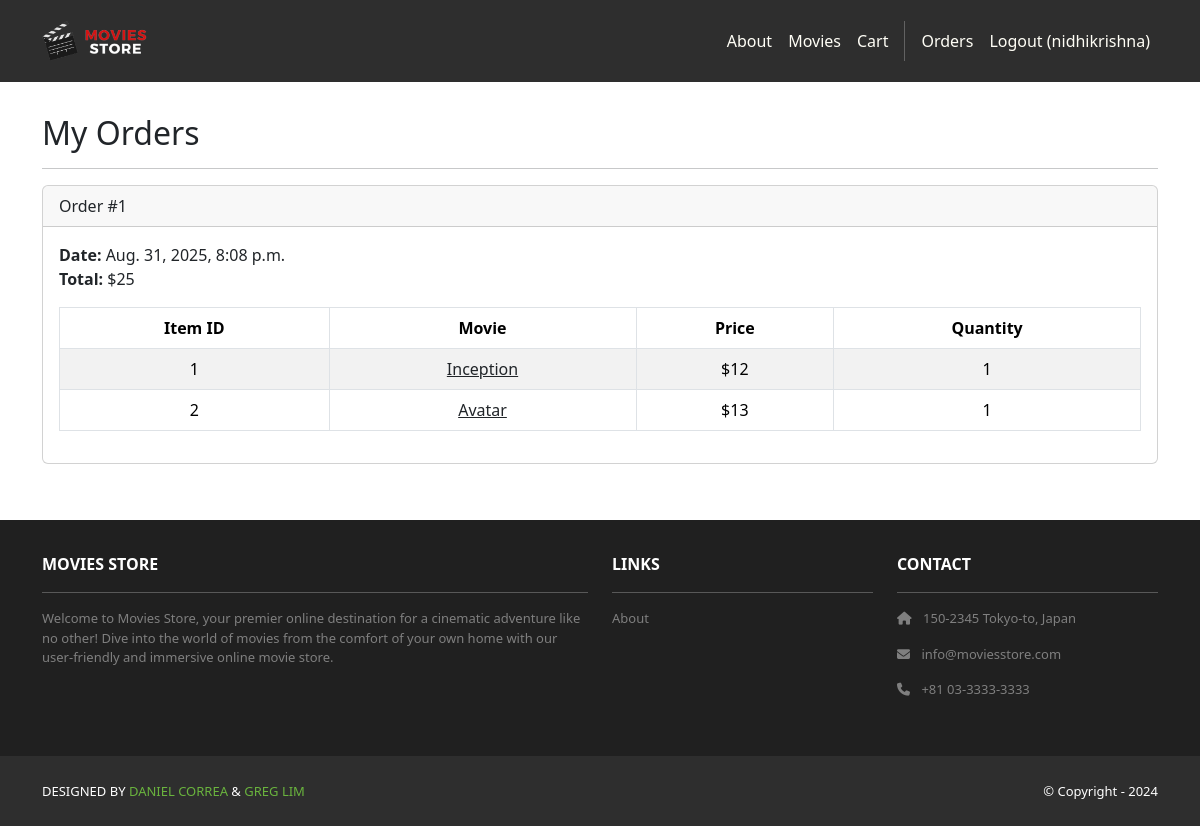
/accounts/orders/ (signed in), run on an earlier commit of the app's database.
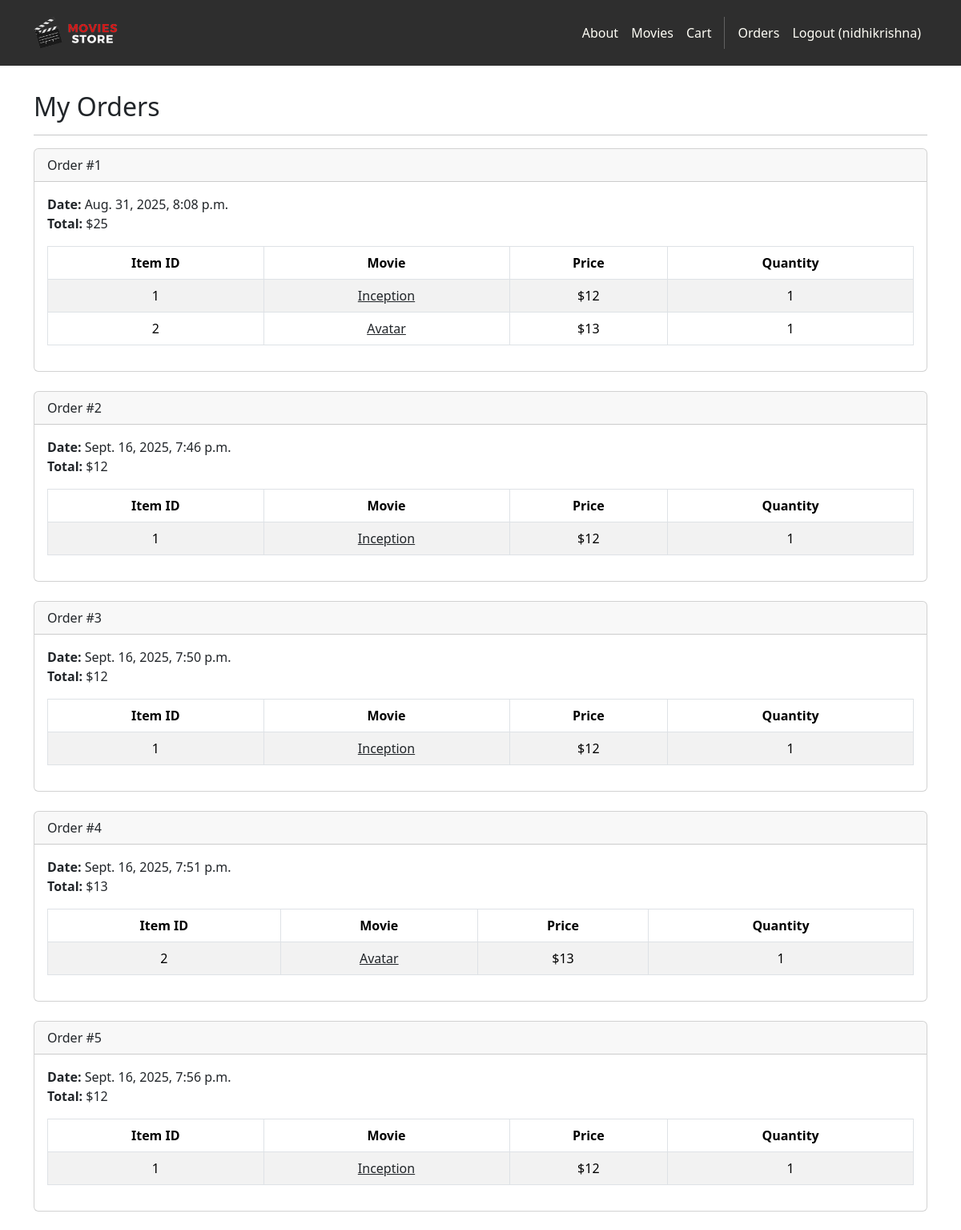
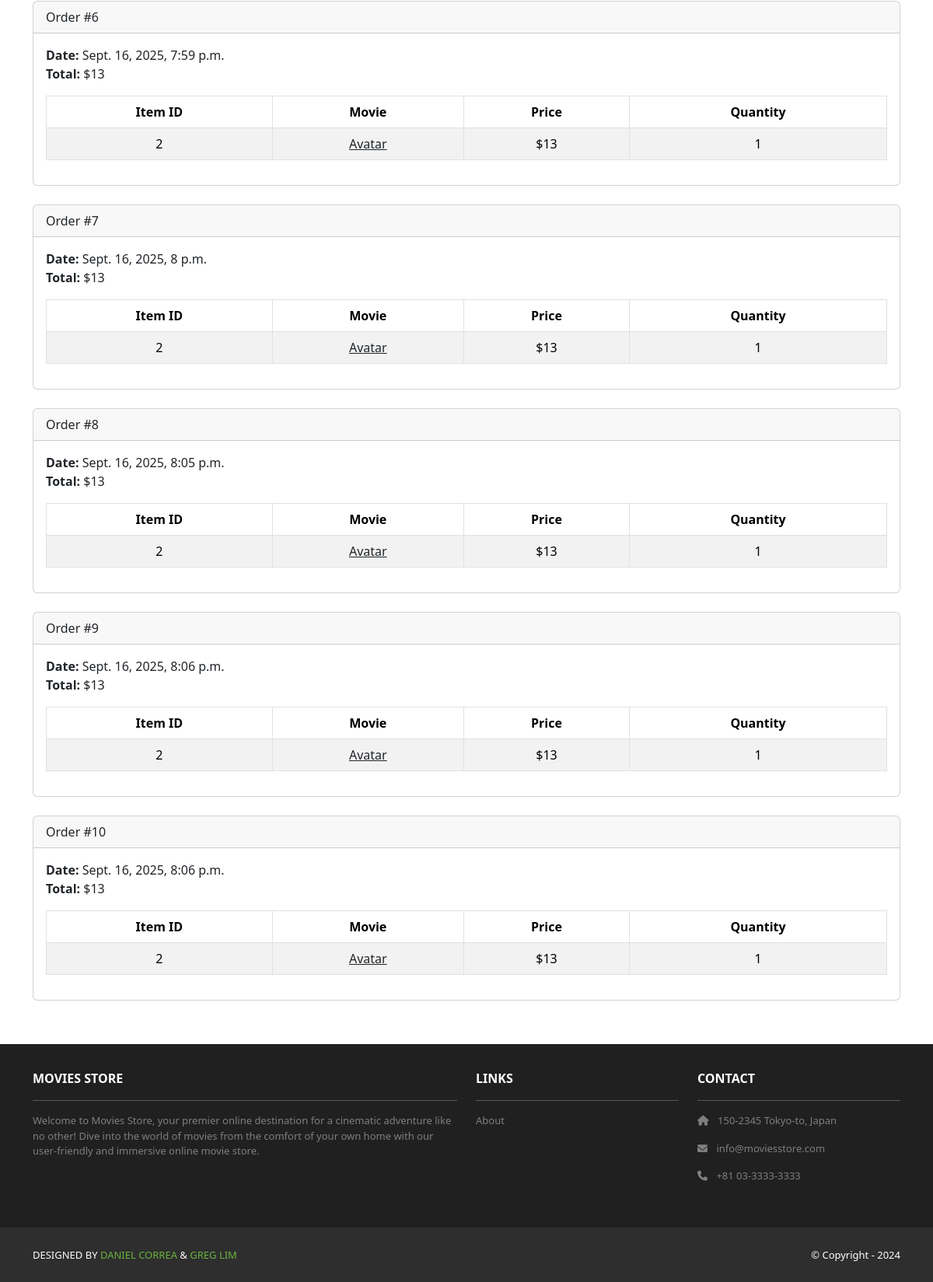
And on a later commit of the database (2 pictures, top to bottom).
### cart/models.py (models this page shows, shortened)
class Order(models.Model):
    id = models.AutoField(primary_key=True)
    total = models.IntegerField()
    date = models.DateTimeField(auto_now_add=True)
    user = models.ForeignKey(User, on_delete=models.CASCADE)

class Item(models.Model):
    id = models.AutoField(primary_key=True)
    price = models.IntegerField()
    quantity = models.IntegerField()
    order = models.ForeignKey(Order, on_delete=models.CASCADE)
    movie = models.ForeignKey(Movie, on_delete=models.CASCADE)

### movies/models.py (models this page shows, shortened)
class Movie(models.Model):
    id = models.AutoField(primary_key=True)
    name = models.CharField(max_length=255)
    price = models.IntegerField()
    description = models.TextField()
    image = models.ImageField(upload_to='movie_images/')

### accounts/views.py (the view)
# urls.py: path('orders/', views.orders, name='accounts.orders'),
@login_required
def orders(request):
    template_data = {}
    template_data['title'] = 'Orders'
    template_data['orders'] = request.user.order_set.all()
    return render(request, 'accounts/orders.html',
        {'template_data': template_data})

### accounts/templates/accounts/orders.html
{% extends 'base.html' %}
{% block content %}
<div class="p-3">
  <div class="container">
    <div class="row mt-3">
      <div class="col mx-auto mb-3">
        <h2>My Orders</h2>
        <hr />
        {% for order in template_data.orders %}
        <div class="card mb-4">
          <div class="card-header">
            Order #{{ order.id }}
          </div>
          <div class="card-body">
            <b>Date:</b> {{ order.date }}<br />
            <b>Total:</b> ${{ order.total }}<br />
            <table class="table table-bordered table-striped text-center mt-3">
              <thead>
                <tr>
                  <th scope="col">Item ID</th>
                  <th scope="col">Movie</th>
                  <th scope="col">Price</th>
                  <th scope="col">Quantity</th>
                </tr>
              </thead>
              <tbody>
                {% for item in order.item_set.all %}
                <tr>
                  <td>{{ item.movie.id }}</td>
                  <td>
                    <a class="link-dark" href="{% url 'movies.show' id=item.movie.id %}">
                      {{ item.movie.name }}
                    </a>
                  </td>
                  <td>${{ item.movie.price }}</td>
                  <td>{{ item.quantity }}</td>
                </tr>
                {% endfor %}
              </tbody>
            </table>
          </div>
        </div>
        {% endfor %}
      </div>
    </div>
  </div>
</div>
{% endblock content %}

### moviesstore/templates/base.html (shortened to what this page needs)
<!DOCTYPE html>
<html>
    {% load static %}
    <link href=
      "https://cdn.jsdelivr.net/npm/bootstrap@5.3.3/dist/css/bootstrap.min.css" rel="stylesheet">
    <link rel= "stylesheet"  href="https://cdnjs.cloudflare.com/ajax/libs/font-awesome/6.1.1/css/all.min.css">
    <link rel="stylesheet" type="text/css" href="{% static 'css/style.css' %}">
  </head>
  <body>
     <nav class="p-3 navbar navbar-dark bg-dark navbar-expand-lg">
      <div class="container">
        <a class="navbar-brand" href="{% url 'home.index' %}">
          <img src="{% static 'img/logo.png' %}" alt="logo" height="40" />
        </a>
        <div class="collapse navbar-collapse" id="navbarNavAltMarkup">
          <div class="navbar-nav ms-auto navbar-ml">
            <a class="nav-link" href="{% url 'home.about' %}">About</a>
            <a class="nav-link" href="{% url 'movies.index' %}">Movies</a>
            <a class="nav-link" href="{% url 'cart.index' %}">Cart</a>
            {% if user.is_authenticated %}
            <a class="nav-link" href="{% url 'accounts.orders' %}">Orders </a>
            <a class="nav-link" href="{% url 'accounts.logout' %}">Logout ({{ user.username }})</a>
            {% else %}
            <a class="nav-link" href="{% url 'accounts.login' %}">Login</a>
            <a class="nav-link" href="{% url 'accounts.signup' %}">
              Sign Up
            </a>
            {% endif %}
          </div>
        </div>
      </div>
    </nav>
    <div>
      {% block content %}
      {% endblock content %}
    </div>
     <section class="p-3 ms-footer d-none d-md-block">
      <div class="container">
        <div class="row mt-3 text-white">
          <div class="col-md-6 col-lg-6 col-xl-6 mx-auto mb-4">
            <b>MOVIES STORE</b>
            <hr />
            <p>Welcome to Movies Store, your premier online destination for a cinematic
              adventure like no other! Dive into the world of movies from the comfort of your own home with our user-friendly
              and immersive online movie store.</p>
          </div>
          <div class="col-md-3 col-lg-3 col-xl-3 mx-auto mb-4">
            <b>LINKS</b>
            <hr />
            <p><a class="nav-link" href="{% url 'home.about' %}">About</a></p>
          </div>
          <div class="col-md-3 col-lg-3 col-xl-3 mx-auto mb-4">
            <b>CONTACT</b>
            <hr />
            <p><i class="fas fa-home me-2"></i> 150-2345 Tokyo-to, Japan</p>
            <p><i class="fas fa-envelope me-2"></i> info@moviesstore.com</p>
            <p><i class="fas fa-phone me-2"></i> +81 03-3333-3333</p>
          </div>
        </div>
      </div>
    </section>
    <section class="p-3 ms-footer-bottom bg-dark">
      <div class="container d-flex justify-content-between">
        <div class="me-5 text-white">
          <span>DESIGNED BY <a href="https://www.x.com/danielgarax" target="_blank">DANIEL CORREA</a> &
            <a href="https://www.x.com/greglim81" target="_blank">GREG LIM</a>
          </span>
        </div>
        <div class="text-white">
          <span>© Copyright - 2024</span>
        </div>
      </div>
    </section>
  </body>
</html>
</html>

### moviesstore/static/css/style.css (style rules this page uses)
.navbar a.nav-link { color: #FFFEF6 !important; }
.bg-dark { background-color: #2E2E2E !important; }
.ms-footer { background-color: #202020; }
.ms-footer p { color: #7F7F7F; font-size: 13px; }
.ms-footer-bottom span { font-size: 13px; line-height: 38px; }
.ms-footer-bottom a { color: #6ab43e; text-decoration: none; }

What changed in the data, as far as the page shows it:
added Order: id "2", date "Sept. 16, 2025, 7:46 p.m.", total "12"
added Item: movie.id "1", movie.name "Inception", movie.price "12", quantity "1", shown under "2"
added Order: id "3", date "Sept. 16, 2025, 7:50 p.m.", total "12"
added Item: movie.id "1", movie.name "Inception", movie.price "12", quantity "1", shown under "3"
added Order: id "4", date "Sept. 16, 2025, 7:51 p.m.", total "13"
added Item: movie.id "2", movie.name "Avatar", movie.price "13", quantity "1", shown under "4"
added Order: id "5", date "Sept. 16, 2025, 7:56 p.m.", total "12"
added Item: movie.id "1", movie.name "Inception", movie.price "12", quantity "1", shown under "5"
added Order: id "6", date "Sept. 16, 2025, 7:59 p.m.", total "13"
added Item: movie.id "2", movie.name "Avatar", movie.price "13", quantity "1", shown under "6"
added Order: id "7", date "Sept. 16, 2025, 8 p.m.", total "13"
added Item: movie.id "2", movie.name "Avatar", movie.price "13", quantity "1", shown under "7"
added Order: id "8", date "Sept. 16, 2025, 8:05 p.m.", total "13"
added Item: movie.id "2", movie.name "Avatar", movie.price "13", quantity "1", shown under "8"
added Order: id "9", date "Sept. 16, 2025, 8:06 p.m.", total "13"
added Item: movie.id "2", movie.name "Avatar", movie.price "13", quantity "1", shown under "9"
added Order: id "10", date "Sept. 16, 2025, 8:06 p.m.", total "13"
added Item: movie.id "2", movie.name "Avatar", movie.price "13", quantity "1", shown under "10"
